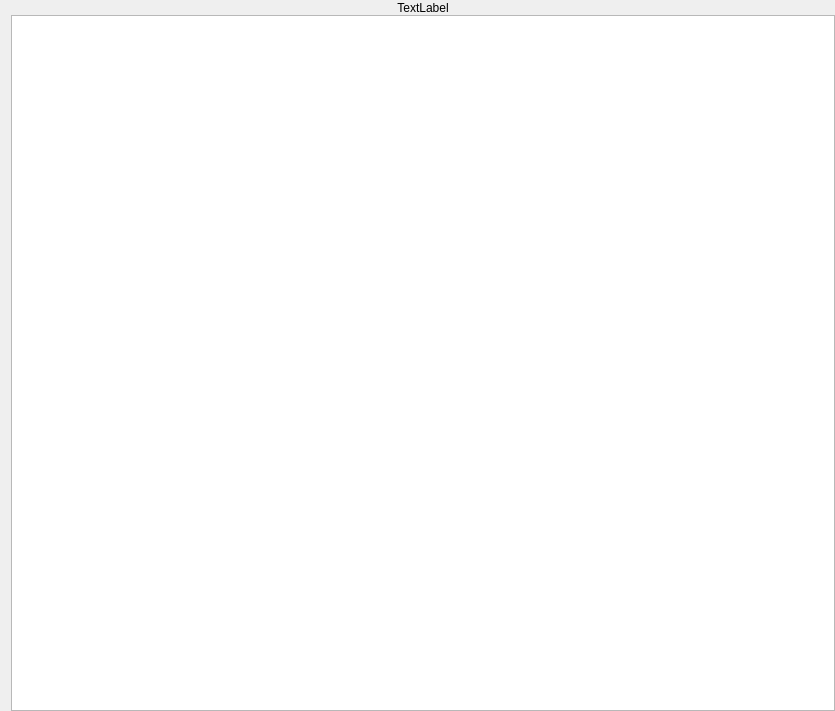
<?xml version="1.0" encoding="UTF-8"?>
<ui version="4.0">
 <class>C_SdNdeHalcOvWidget</class>
 <widget class="QWidget" name="C_SdNdeHalcOvWidget">
  <property name="geometry">
   <rect>
    <x>0</x>
    <y>0</y>
    <width>835</width>
    <height>711</height>
   </rect>
  </property>
  <property name="windowTitle">
   <string>C_SdNdeHalcOvWidget</string>
  </property>
  <layout class="QHBoxLayout" name="horizontalLayout">
   <property name="spacing">
    <number>0</number>
   </property>
   <property name="topMargin">
    <number>0</number>
   </property>
   <property name="rightMargin">
    <number>0</number>
   </property>
   <property name="bottomMargin">
    <number>0</number>
   </property>
   <item>
    <layout class="QVBoxLayout" name="verticalLayout" stretch="0,0,1,0">
     <property name="spacing">
      <number>0</number>
     </property>
     <item>
      <spacer name="verticalSpacer">
       <property name="orientation">
        <enum>Qt::Vertical</enum>
       </property>
       <property name="sizeHint" stdset="0">
        <size>
         <width>20</width>
         <height>1</height>
        </size>
       </property>
      </spacer>
     </item>
     <item>
      <widget class="stw::opensyde_gui_elements::C_OgeLabToolTipBase" name="pc_LabelNoChannels">
       <property name="styleRole" stdset="0">
        <string>group-item</string>
       </property>
       <property name="text">
        <string>TextLabel</string>
       </property>
       <property name="alignment">
        <set>Qt::AlignCenter</set>
       </property>
      </widget>
     </item>
     <item>
      <widget class="stw::opensyde_gui::C_SdNdeHalcOvTableView" name="pc_TableView"/>
     </item>
     <item>
      <spacer name="pc_VerticalSpacerBottom">
       <property name="orientation">
        <enum>Qt::Vertical</enum>
       </property>
       <property name="sizeType">
        <enum>QSizePolicy::Fixed</enum>
       </property>
       <property name="sizeHint" stdset="0">
        <size>
         <width>0</width>
         <height>0</height>
        </size>
       </property>
      </spacer>
     </item>
    </layout>
   </item>
  </layout>
 </widget>
 <customwidgets>
  <customwidget>
   <class>stw::opensyde_gui_elements::C_OgeLabToolTipBase</class>
   <extends>QLabel</extends>
   <header>C_OgeLabToolTipBase.hpp</header>
  </customwidget>
  <customwidget>
   <class>stw::opensyde_gui::C_SdNdeHalcOvTableView</class>
   <extends>QTableView</extends>
   <header>C_SdNdeHalcOvTableView.hpp</header>
  </customwidget>
 </customwidgets>
 <resources/>
 <connections/>
</ui>
